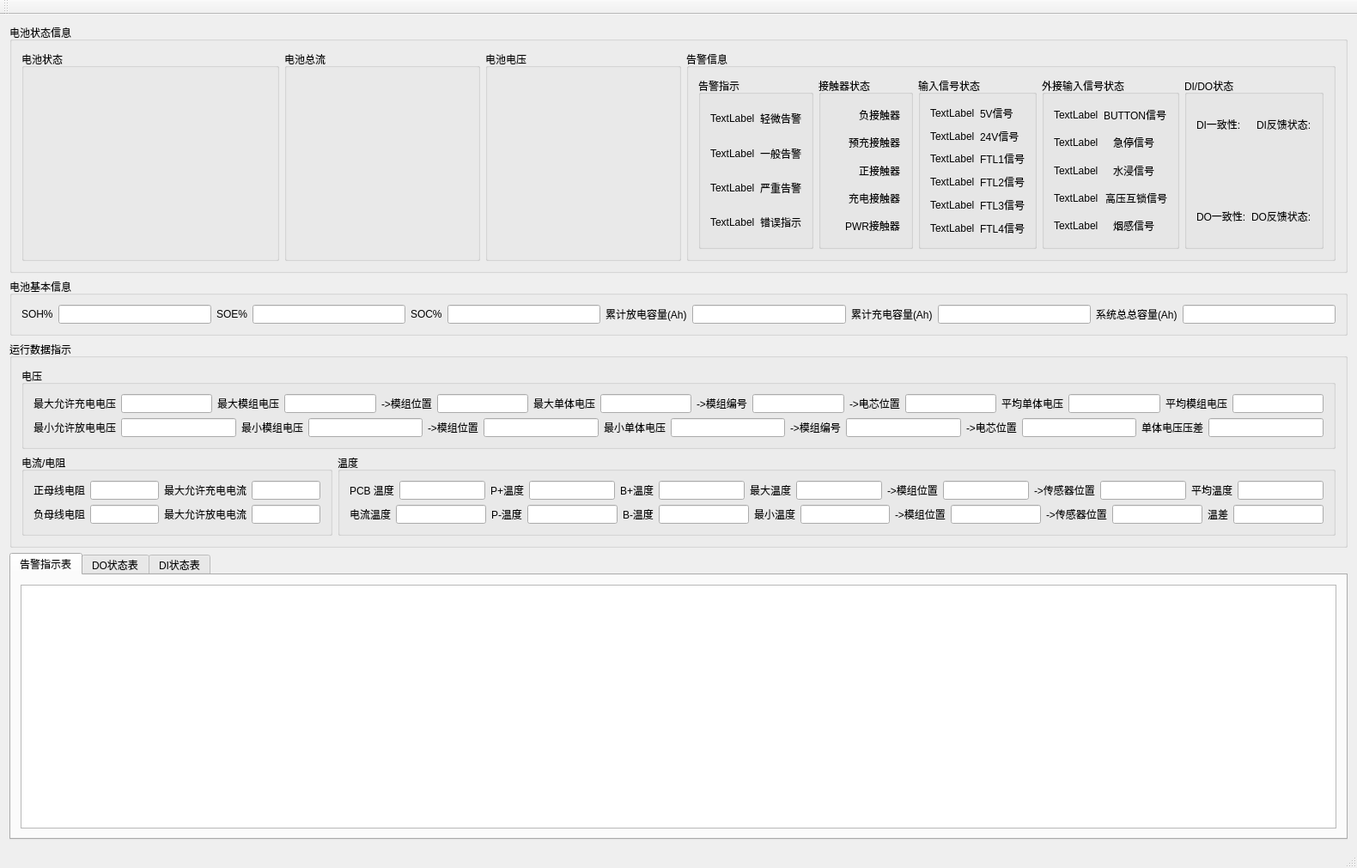
<?xml version="1.0" encoding="UTF-8"?>
<ui version="4.0">
 <class>ShowBCUClass</class>
 <widget class="QMainWindow" name="ShowBCUClass">
  <property name="geometry">
   <rect>
    <x>0</x>
    <y>0</y>
    <width>1580</width>
    <height>1011</height>
   </rect>
  </property>
  <property name="windowTitle">
   <string>ShowBCU</string>
  </property>
  <widget class="QWidget" name="centralWidget">
   <layout class="QVBoxLayout" name="verticalLayout_5">
    <item>
     <widget class="QGroupBox" name="groupBox_5">
      <property name="maximumSize">
       <size>
        <width>16777215</width>
        <height>300</height>
       </size>
      </property>
      <property name="title">
       <string>电池状态信息</string>
      </property>
      <layout class="QHBoxLayout" name="horizontalLayout_6">
       <item>
        <layout class="QHBoxLayout" name="horizontalLayout_5">
         <item>
          <widget class="QGroupBox" name="groupBox_4">
           <property name="minimumSize">
            <size>
             <width>300</width>
             <height>0</height>
            </size>
           </property>
           <property name="title">
            <string>电池状态</string>
           </property>
           <layout class="QHBoxLayout" name="horizontalLayout_4">
            <item>
             <widget class="BatteryItem" name="wd_SOC" native="true">
              <property name="minimumSize">
               <size>
                <width>0</width>
                <height>0</height>
               </size>
              </property>
              <property name="maximumSize">
               <size>
                <width>16777215</width>
                <height>16777215</height>
               </size>
              </property>
             </widget>
            </item>
           </layout>
          </widget>
         </item>
         <item>
          <widget class="QGroupBox" name="groupBox_2">
           <property name="minimumSize">
            <size>
             <width>0</width>
             <height>0</height>
            </size>
           </property>
           <property name="title">
            <string>电池总流</string>
           </property>
           <layout class="QHBoxLayout" name="horizontalLayout">
            <item>
             <widget class="GaugeWidgets" name="wd_Current" native="true">
              <property name="minimumSize">
               <size>
                <width>200</width>
                <height>200</height>
               </size>
              </property>
              <property name="maximumSize">
               <size>
                <width>16777215</width>
                <height>16777215</height>
               </size>
              </property>
             </widget>
            </item>
           </layout>
          </widget>
         </item>
         <item>
          <widget class="QGroupBox" name="groupBox_3">
           <property name="title">
            <string>电池电压</string>
           </property>
           <layout class="QHBoxLayout" name="horizontalLayout_3">
            <item>
             <widget class="GaugeWidgets" name="wd_Voltage" native="true">
              <property name="minimumSize">
               <size>
                <width>200</width>
                <height>200</height>
               </size>
              </property>
              <property name="maximumSize">
               <size>
                <width>16777215</width>
                <height>16777215</height>
               </size>
              </property>
             </widget>
            </item>
           </layout>
          </widget>
         </item>
        </layout>
       </item>
       <item>
        <widget class="QGroupBox" name="groupBox">
         <property name="title">
          <string>告警信息</string>
         </property>
         <layout class="QHBoxLayout" name="horizontalLayout_2">
          <item>
           <widget class="QGroupBox" name="groupBox_7">
            <property name="title">
             <string>告警指示</string>
            </property>
            <layout class="QVBoxLayout" name="verticalLayout_9">
             <item>
              <layout class="QHBoxLayout" name="horizontalLayout_8">
               <item>
                <widget class="QLabel" name="lbMOL_P">
                 <property name="text">
                  <string>TextLabel</string>
                 </property>
                </widget>
               </item>
               <item>
                <widget class="QLabel" name="lbMOL_T">
                 <property name="text">
                  <string>轻微告警</string>
                 </property>
                </widget>
               </item>
              </layout>
             </item>
             <item>
              <layout class="QHBoxLayout" name="horizontalLayout_9">
               <item>
                <widget class="QLabel" name="lbRSL_P">
                 <property name="text">
                  <string>TextLabel</string>
                 </property>
                </widget>
               </item>
               <item>
                <widget class="QLabel" name="lbRSL_T">
                 <property name="text">
                  <string>一般告警</string>
                 </property>
                </widget>
               </item>
              </layout>
             </item>
             <item>
              <layout class="QHBoxLayout" name="horizontalLayout_10">
               <item>
                <widget class="QLabel" name="lbMSL_P">
                 <property name="text">
                  <string>TextLabel</string>
                 </property>
                </widget>
               </item>
               <item>
                <widget class="QLabel" name="lbMSL_T">
                 <property name="text">
                  <string>严重告警</string>
                 </property>
                </widget>
               </item>
              </layout>
             </item>
             <item>
              <layout class="QHBoxLayout" name="horizontalLayout_11">
               <item>
                <widget class="QLabel" name="lbERROR_P">
                 <property name="text">
                  <string>TextLabel</string>
                 </property>
                </widget>
               </item>
               <item>
                <widget class="QLabel" name="lbMSL_T_7">
                 <property name="text">
                  <string>错误指示</string>
                 </property>
                </widget>
               </item>
              </layout>
             </item>
            </layout>
           </widget>
          </item>
          <item>
           <widget class="QGroupBox" name="groupBox_9">
            <property name="title">
             <string>接触器状态</string>
            </property>
            <layout class="QVBoxLayout" name="verticalLayout_10">
             <item>
              <layout class="QHBoxLayout" name="horizontalLayout_12">
               <item>
                <widget class="SwitchControl" name="widget" native="true"/>
               </item>
               <item>
                <widget class="QLabel" name="lbMOL_T_2">
                 <property name="text">
                  <string>负接触器</string>
                 </property>
                </widget>
               </item>
              </layout>
             </item>
             <item>
              <layout class="QHBoxLayout" name="horizontalLayout_22">
               <item>
                <widget class="SwitchControl" name="widget_2" native="true"/>
               </item>
               <item>
                <widget class="QLabel" name="lbMOL_T_3">
                 <property name="text">
                  <string>预充接触器</string>
                 </property>
                </widget>
               </item>
              </layout>
             </item>
             <item>
              <layout class="QHBoxLayout" name="horizontalLayout_23">
               <item>
                <widget class="SwitchControl" name="widget_3" native="true"/>
               </item>
               <item>
                <widget class="QLabel" name="lbMOL_T_4">
                 <property name="text">
                  <string>正接触器</string>
                 </property>
                </widget>
               </item>
              </layout>
             </item>
             <item>
              <layout class="QHBoxLayout" name="horizontalLayout_24">
               <item>
                <widget class="SwitchControl" name="widget_4" native="true"/>
               </item>
               <item>
                <widget class="QLabel" name="lbMOL_T_5">
                 <property name="text">
                  <string>充电接触器</string>
                 </property>
                </widget>
               </item>
              </layout>
             </item>
             <item>
              <layout class="QHBoxLayout" name="horizontalLayout_26">
               <item>
                <widget class="SwitchControl" name="widget_5" native="true"/>
               </item>
               <item>
                <widget class="QLabel" name="lbMOL_T_6">
                 <property name="text">
                  <string>PWR接触器</string>
                 </property>
                </widget>
               </item>
              </layout>
             </item>
            </layout>
           </widget>
          </item>
          <item>
           <widget class="QGroupBox" name="groupBox_16">
            <property name="title">
             <string>输入信号状态</string>
            </property>
            <layout class="QVBoxLayout" name="verticalLayout_11">
             <item>
              <layout class="QHBoxLayout" name="horizontalLayout_25">
               <item>
                <widget class="QLabel" name="lb_5V">
                 <property name="text">
                  <string>TextLabel</string>
                 </property>
                </widget>
               </item>
               <item>
                <widget class="QLabel" name="lbMOL_T_7">
                 <property name="text">
                  <string>5V信号</string>
                 </property>
                </widget>
               </item>
              </layout>
             </item>
             <item>
              <layout class="QHBoxLayout" name="horizontalLayout_27">
               <item>
                <widget class="QLabel" name="lb_24V">
                 <property name="text">
                  <string>TextLabel</string>
                 </property>
                </widget>
               </item>
               <item>
                <widget class="QLabel" name="lbMOL_T_8">
                 <property name="text">
                  <string>24V信号</string>
                 </property>
                </widget>
               </item>
              </layout>
             </item>
             <item>
              <layout class="QHBoxLayout" name="horizontalLayout_28">
               <item>
                <widget class="QLabel" name="lb_FTL1">
                 <property name="text">
                  <string>TextLabel</string>
                 </property>
                </widget>
               </item>
               <item>
                <widget class="QLabel" name="lbMOL_T_9">
                 <property name="text">
                  <string>FTL1信号</string>
                 </property>
                </widget>
               </item>
              </layout>
             </item>
             <item>
              <layout class="QHBoxLayout" name="horizontalLayout_29">
               <item>
                <widget class="QLabel" name="lb_FTL2">
                 <property name="text">
                  <string>TextLabel</string>
                 </property>
                </widget>
               </item>
               <item>
                <widget class="QLabel" name="lbMOL_T_10">
                 <property name="text">
                  <string>FTL2信号</string>
                 </property>
                </widget>
               </item>
              </layout>
             </item>
             <item>
              <layout class="QHBoxLayout" name="horizontalLayout_30">
               <item>
                <widget class="QLabel" name="lb_FTL3">
                 <property name="text">
                  <string>TextLabel</string>
                 </property>
                </widget>
               </item>
               <item>
                <widget class="QLabel" name="lbMOL_T_11">
                 <property name="text">
                  <string>FTL3信号</string>
                 </property>
                </widget>
               </item>
              </layout>
             </item>
             <item>
              <layout class="QHBoxLayout" name="horizontalLayout_31">
               <item>
                <widget class="QLabel" name="lb_FTL4">
                 <property name="text">
                  <string>TextLabel</string>
                 </property>
                </widget>
               </item>
               <item>
                <widget class="QLabel" name="lbMOL_T_12">
                 <property name="text">
                  <string>FTL4信号</string>
                 </property>
                </widget>
               </item>
              </layout>
             </item>
            </layout>
           </widget>
          </item>
          <item>
           <widget class="QGroupBox" name="groupBox_11">
            <property name="title">
             <string>外接输入信号状态</string>
            </property>
            <layout class="QVBoxLayout" name="verticalLayout_13">
             <item>
              <layout class="QHBoxLayout" name="horizontalLayout_32">
               <item>
                <widget class="QLabel" name="lb_BUTTON">
                 <property name="text">
                  <string>TextLabel</string>
                 </property>
                </widget>
               </item>
               <item>
                <widget class="QLabel" name="lbMOL_T_13">
                 <property name="text">
                  <string>BUTTON信号</string>
                 </property>
                </widget>
               </item>
              </layout>
             </item>
             <item>
              <layout class="QHBoxLayout" name="horizontalLayout_33">
               <item>
                <widget class="QLabel" name="lb_Stop">
                 <property name="text">
                  <string>TextLabel</string>
                 </property>
                </widget>
               </item>
               <item>
                <widget class="QLabel" name="lbMOL_T_14">
                 <property name="text">
                  <string>急停信号</string>
                 </property>
                </widget>
               </item>
              </layout>
             </item>
             <item>
              <layout class="QHBoxLayout" name="horizontalLayout_34">
               <item>
                <widget class="QLabel" name="lb_Water">
                 <property name="text">
                  <string>TextLabel</string>
                 </property>
                </widget>
               </item>
               <item>
                <widget class="QLabel" name="lbMOL_T_15">
                 <property name="text">
                  <string>水浸信号</string>
                 </property>
                </widget>
               </item>
              </layout>
             </item>
             <item>
              <layout class="QHBoxLayout" name="horizontalLayout_35">
               <item>
                <widget class="QLabel" name="lb_HuSuo">
                 <property name="text">
                  <string>TextLabel</string>
                 </property>
                </widget>
               </item>
               <item>
                <widget class="QLabel" name="lbMOL_T_16">
                 <property name="text">
                  <string>高压互锁信号</string>
                 </property>
                </widget>
               </item>
              </layout>
             </item>
             <item>
              <layout class="QHBoxLayout" name="horizontalLayout_36">
               <item>
                <widget class="QLabel" name="lb_Smoke">
                 <property name="text">
                  <string>TextLabel</string>
                 </property>
                </widget>
               </item>
               <item>
                <widget class="QLabel" name="lbMOL_T_17">
                 <property name="text">
                  <string>烟感信号</string>
                 </property>
                </widget>
               </item>
              </layout>
             </item>
            </layout>
           </widget>
          </item>
          <item>
           <widget class="QGroupBox" name="groupBox_15">
            <property name="title">
             <string>DI/DO状态</string>
            </property>
            <layout class="QVBoxLayout" name="verticalLayout_12">
             <item>
              <layout class="QHBoxLayout" name="horizontalLayout_18">
               <item>
                <widget class="QLabel" name="lbMSL_T_3">
                 <property name="text">
                  <string>DI一致性:</string>
                 </property>
                </widget>
               </item>
               <item>
                <widget class="QLabel" name="lbDI_Status">
                 <property name="text">
                  <string>DI反馈状态:</string>
                 </property>
                </widget>
               </item>
              </layout>
             </item>
             <item>
              <widget class="QLabel" name="lbDIFbStatus">
               <property name="text">
                <string/>
               </property>
              </widget>
             </item>
             <item>
              <layout class="QHBoxLayout" name="horizontalLayout_19">
               <item>
                <widget class="QLabel" name="lbMSL_T_2">
                 <property name="text">
                  <string>DO一致性:</string>
                 </property>
                </widget>
               </item>
               <item>
                <widget class="QLabel" name="lbDO_Status">
                 <property name="text">
                  <string>DO反馈状态:</string>
                 </property>
                </widget>
               </item>
              </layout>
             </item>
            </layout>
           </widget>
          </item>
         </layout>
        </widget>
       </item>
      </layout>
     </widget>
    </item>
    <item>
     <widget class="QGroupBox" name="groupBox_6">
      <property name="maximumSize">
       <size>
        <width>16777215</width>
        <height>300</height>
       </size>
      </property>
      <property name="title">
       <string>电池基本信息</string>
      </property>
      <layout class="QHBoxLayout" name="horizontalLayout_7">
       <item>
        <widget class="QLabel" name="label">
         <property name="text">
          <string>SOH%</string>
         </property>
        </widget>
       </item>
       <item>
        <widget class="QLineEdit" name="lESOH">
         <property name="readOnly">
          <bool>true</bool>
         </property>
        </widget>
       </item>
       <item>
        <widget class="QLabel" name="label_2">
         <property name="text">
          <string>SOE%</string>
         </property>
        </widget>
       </item>
       <item>
        <widget class="QLineEdit" name="lESOE">
         <property name="readOnly">
          <bool>true</bool>
         </property>
        </widget>
       </item>
       <item>
        <widget class="QLabel" name="label_3">
         <property name="text">
          <string>SOC%</string>
         </property>
        </widget>
       </item>
       <item>
        <widget class="QLineEdit" name="lESOC">
         <property name="readOnly">
          <bool>true</bool>
         </property>
        </widget>
       </item>
       <item>
        <widget class="QLabel" name="label_17">
         <property name="text">
          <string>累计放电容量(Ah)</string>
         </property>
        </widget>
       </item>
       <item>
        <widget class="QLineEdit" name="accDischargeCapacity">
         <property name="readOnly">
          <bool>true</bool>
         </property>
        </widget>
       </item>
       <item>
        <widget class="QLabel" name="label_16">
         <property name="text">
          <string>累计充电容量(Ah)</string>
         </property>
        </widget>
       </item>
       <item>
        <widget class="QLineEdit" name="accChargeCapacity">
         <property name="readOnly">
          <bool>true</bool>
         </property>
        </widget>
       </item>
       <item>
        <widget class="QLabel" name="label_18">
         <property name="text">
          <string>系统总总容量(Ah)</string>
         </property>
        </widget>
       </item>
       <item>
        <widget class="QLineEdit" name="factoryFullCapacity">
         <property name="readOnly">
          <bool>true</bool>
         </property>
        </widget>
       </item>
      </layout>
     </widget>
    </item>
    <item>
     <widget class="QGroupBox" name="groupBox_10">
      <property name="maximumSize">
       <size>
        <width>16777215</width>
        <height>300</height>
       </size>
      </property>
      <property name="title">
       <string>运行数据指示</string>
      </property>
      <layout class="QVBoxLayout" name="verticalLayout_6">
       <item>
        <widget class="QGroupBox" name="groupBox_12">
         <property name="title">
          <string>电压</string>
         </property>
         <layout class="QVBoxLayout" name="verticalLayout_4">
          <item>
           <layout class="QHBoxLayout" name="horizontalLayout_14">
            <item>
             <widget class="QLabel" name="label_6">
              <property name="text">
               <string>最大允许充电电压</string>
              </property>
             </widget>
            </item>
            <item>
             <widget class="QLineEdit" name="MAX_CHG_VOLT">
              <property name="readOnly">
               <bool>true</bool>
              </property>
             </widget>
            </item>
            <item>
             <widget class="QLabel" name="label_19">
              <property name="text">
               <string>最大模组电压</string>
              </property>
             </widget>
            </item>
            <item>
             <widget class="QLineEdit" name="MAX_M_VOLT">
              <property name="readOnly">
               <bool>true</bool>
              </property>
             </widget>
            </item>
            <item>
             <widget class="QLabel" name="label_4">
              <property name="text">
               <string>-&gt;模组位置</string>
              </property>
             </widget>
            </item>
            <item>
             <widget class="QLineEdit" name="MAX_M_VOLT_ADDR">
              <property name="readOnly">
               <bool>true</bool>
              </property>
             </widget>
            </item>
            <item>
             <widget class="QLabel" name="label_21">
              <property name="text">
               <string>最大单体电压</string>
              </property>
             </widget>
            </item>
            <item>
             <widget class="QLineEdit" name="MAX_S_VOLT">
              <property name="readOnly">
               <bool>true</bool>
              </property>
             </widget>
            </item>
            <item>
             <widget class="QLabel" name="label_13">
              <property name="text">
               <string>-&gt;模组编号</string>
              </property>
             </widget>
            </item>
            <item>
             <widget class="QLineEdit" name="MAX_S_VOLT_M_ADDR">
              <property name="readOnly">
               <bool>true</bool>
              </property>
             </widget>
            </item>
            <item>
             <widget class="QLabel" name="label_10">
              <property name="text">
               <string>-&gt;电芯位置</string>
              </property>
             </widget>
            </item>
            <item>
             <widget class="QLineEdit" name="MAX_S_VOLT_CELL_ADDR">
              <property name="readOnly">
               <bool>true</bool>
              </property>
             </widget>
            </item>
            <item>
             <widget class="QLabel" name="label_8">
              <property name="text">
               <string>平均单体电压</string>
              </property>
             </widget>
            </item>
            <item>
             <widget class="QLineEdit" name="AVERAGE_S_VOLT">
              <property name="readOnly">
               <bool>true</bool>
              </property>
             </widget>
            </item>
            <item>
             <widget class="QLabel" name="label_34">
              <property name="text">
               <string>平均模组电压</string>
              </property>
             </widget>
            </item>
            <item>
             <widget class="QLineEdit" name="AVERAGE_S_VOLT_2">
              <property name="readOnly">
               <bool>true</bool>
              </property>
             </widget>
            </item>
           </layout>
          </item>
          <item>
           <layout class="QHBoxLayout" name="horizontalLayout_15">
            <item>
             <widget class="QLabel" name="label_9">
              <property name="text">
               <string>最小允许放电电压</string>
              </property>
             </widget>
            </item>
            <item>
             <widget class="QLineEdit" name="MIN_DHG_VOLT">
              <property name="readOnly">
               <bool>true</bool>
              </property>
             </widget>
            </item>
            <item>
             <widget class="QLabel" name="label_23">
              <property name="text">
               <string>最小模组电压</string>
              </property>
             </widget>
            </item>
            <item>
             <widget class="QLineEdit" name="MIN_M_VOLT">
              <property name="readOnly">
               <bool>true</bool>
              </property>
             </widget>
            </item>
            <item>
             <widget class="QLabel" name="label_5">
              <property name="text">
               <string>-&gt;模组位置</string>
              </property>
             </widget>
            </item>
            <item>
             <widget class="QLineEdit" name="MIN_M_VOLT_ADDR">
              <property name="readOnly">
               <bool>true</bool>
              </property>
             </widget>
            </item>
            <item>
             <widget class="QLabel" name="label_25">
              <property name="text">
               <string>最小单体电压</string>
              </property>
             </widget>
            </item>
            <item>
             <widget class="QLineEdit" name="MIN_S_VOLT">
              <property name="readOnly">
               <bool>true</bool>
              </property>
             </widget>
            </item>
            <item>
             <widget class="QLabel" name="label_14">
              <property name="text">
               <string>-&gt;模组编号</string>
              </property>
             </widget>
            </item>
            <item>
             <widget class="QLineEdit" name="MIN_S_VOLT_M_ADDR">
              <property name="readOnly">
               <bool>true</bool>
              </property>
             </widget>
            </item>
            <item>
             <widget class="QLabel" name="label_12">
              <property name="text">
               <string>-&gt;电芯位置</string>
              </property>
             </widget>
            </item>
            <item>
             <widget class="QLineEdit" name="MIN_S_VOLT_CELL_ADDR">
              <property name="readOnly">
               <bool>true</bool>
              </property>
             </widget>
            </item>
            <item>
             <widget class="QLabel" name="label_24">
              <property name="text">
               <string>单体电压压差</string>
              </property>
             </widget>
            </item>
            <item>
             <widget class="QLineEdit" name="VOLT_SUB">
              <property name="readOnly">
               <bool>true</bool>
              </property>
             </widget>
            </item>
           </layout>
          </item>
         </layout>
        </widget>
       </item>
       <item>
        <layout class="QHBoxLayout" name="horizontalLayout_21">
         <item>
          <widget class="QGroupBox" name="groupBox_14">
           <property name="title">
            <string>电流/电阻</string>
           </property>
           <layout class="QVBoxLayout" name="verticalLayout_2">
            <item>
             <layout class="QHBoxLayout" name="horizontalLayout_13">
              <item>
               <widget class="QLabel" name="label_28">
                <property name="text">
                 <string>正母线电阻</string>
                </property>
               </widget>
              </item>
              <item>
               <widget class="QLineEdit" name="POSITIVE_BUS_RESISTANCE">
                <property name="readOnly">
                 <bool>true</bool>
                </property>
               </widget>
              </item>
              <item>
               <widget class="QLabel" name="label_7">
                <property name="text">
                 <string>最大允许充电电流</string>
                </property>
               </widget>
              </item>
              <item>
               <widget class="QLineEdit" name="lErecommendedContinuousChargeCurrent">
                <property name="readOnly">
                 <bool>true</bool>
                </property>
               </widget>
              </item>
             </layout>
            </item>
            <item>
             <layout class="QHBoxLayout" name="horizontalLayout_20">
              <item>
               <widget class="QLabel" name="label_22">
                <property name="text">
                 <string>负母线电阻</string>
                </property>
               </widget>
              </item>
              <item>
               <widget class="QLineEdit" name="NEGATIVE_BUS_RESISTANCE">
                <property name="readOnly">
                 <bool>true</bool>
                </property>
               </widget>
              </item>
              <item>
               <widget class="QLabel" name="label_11">
                <property name="text">
                 <string>最大允许放电电流</string>
                </property>
               </widget>
              </item>
              <item>
               <widget class="QLineEdit" name="lErecommendedContinuousDischargeCurrent">
                <property name="readOnly">
                 <bool>true</bool>
                </property>
               </widget>
              </item>
             </layout>
            </item>
           </layout>
          </widget>
         </item>
         <item>
          <widget class="QGroupBox" name="groupBox_13">
           <property name="title">
            <string>温度</string>
           </property>
           <layout class="QVBoxLayout" name="verticalLayout">
            <item>
             <layout class="QHBoxLayout" name="horizontalLayout_16">
              <item>
               <widget class="QLabel" name="label_39">
                <property name="text">
                 <string>PCB 温度</string>
                </property>
               </widget>
              </item>
              <item>
               <widget class="QLineEdit" name="PCB_PTemp">
                <property name="readOnly">
                 <bool>true</bool>
                </property>
               </widget>
              </item>
              <item>
               <widget class="QLabel" name="label_37">
                <property name="text">
                 <string>P+温度</string>
                </property>
               </widget>
              </item>
              <item>
               <widget class="QLineEdit" name="P_PTemp">
                <property name="readOnly">
                 <bool>true</bool>
                </property>
               </widget>
              </item>
              <item>
               <widget class="QLabel" name="label_36">
                <property name="text">
                 <string>B+温度</string>
                </property>
               </widget>
              </item>
              <item>
               <widget class="QLineEdit" name="B_PTemp">
                <property name="readOnly">
                 <bool>true</bool>
                </property>
               </widget>
              </item>
              <item>
               <widget class="QLabel" name="label_20">
                <property name="text">
                 <string>最大温度</string>
                </property>
               </widget>
              </item>
              <item>
               <widget class="QLineEdit" name="lEmaximumTemperature_ddegC">
                <property name="readOnly">
                 <bool>true</bool>
                </property>
               </widget>
              </item>
              <item>
               <widget class="QLabel" name="label_31">
                <property name="text">
                 <string>-&gt;模组位置</string>
                </property>
               </widget>
              </item>
              <item>
               <widget class="QLineEdit" name="lEnrModuleMaximumTemperature">
                <property name="readOnly">
                 <bool>true</bool>
                </property>
               </widget>
              </item>
              <item>
               <widget class="QLabel" name="label_33">
                <property name="text">
                 <string>-&gt;传感器位置</string>
                </property>
               </widget>
              </item>
              <item>
               <widget class="QLineEdit" name="lEnrSensorMaximumTemperature">
                <property name="readOnly">
                 <bool>true</bool>
                </property>
               </widget>
              </item>
              <item>
               <widget class="QLabel" name="label_27">
                <property name="text">
                 <string>平均温度</string>
                </property>
               </widget>
              </item>
              <item>
               <widget class="QLineEdit" name="lEaverageTemperature_ddegC">
                <property name="readOnly">
                 <bool>true</bool>
                </property>
               </widget>
              </item>
             </layout>
            </item>
            <item>
             <layout class="QHBoxLayout" name="horizontalLayout_17">
              <item>
               <widget class="QLabel" name="label_40">
                <property name="text">
                 <string>电流温度</string>
                </property>
               </widget>
              </item>
              <item>
               <widget class="QLineEdit" name="BAT_Temp">
                <property name="readOnly">
                 <bool>true</bool>
                </property>
               </widget>
              </item>
              <item>
               <widget class="QLabel" name="label_38">
                <property name="text">
                 <string>P-温度</string>
                </property>
               </widget>
              </item>
              <item>
               <widget class="QLineEdit" name="P_NTemp">
                <property name="readOnly">
                 <bool>true</bool>
                </property>
               </widget>
              </item>
              <item>
               <widget class="QLabel" name="label_29">
                <property name="text">
                 <string>B-温度</string>
                </property>
               </widget>
              </item>
              <item>
               <widget class="QLineEdit" name="B_NTemp">
                <property name="readOnly">
                 <bool>true</bool>
                </property>
               </widget>
              </item>
              <item>
               <widget class="QLabel" name="label_15">
                <property name="text">
                 <string>最小温度</string>
                </property>
               </widget>
              </item>
              <item>
               <widget class="QLineEdit" name="lEminimumTemperature_ddegC">
                <property name="readOnly">
                 <bool>true</bool>
                </property>
               </widget>
              </item>
              <item>
               <widget class="QLabel" name="label_32">
                <property name="text">
                 <string>-&gt;模组位置</string>
                </property>
               </widget>
              </item>
              <item>
               <widget class="QLineEdit" name="lEnrModuleMinimumTemperature">
                <property name="readOnly">
                 <bool>true</bool>
                </property>
               </widget>
              </item>
              <item>
               <widget class="QLabel" name="label_30">
                <property name="text">
                 <string>-&gt;传感器位置</string>
                </property>
               </widget>
              </item>
              <item>
               <widget class="QLineEdit" name="lEnrSensorMinimumTemperature">
                <property name="readOnly">
                 <bool>true</bool>
                </property>
               </widget>
              </item>
              <item>
               <widget class="QLabel" name="label_26">
                <property name="text">
                 <string>温差</string>
                </property>
               </widget>
              </item>
              <item>
               <widget class="QLineEdit" name="TEMP_SUB">
                <property name="readOnly">
                 <bool>true</bool>
                </property>
               </widget>
              </item>
             </layout>
            </item>
           </layout>
          </widget>
         </item>
        </layout>
       </item>
      </layout>
     </widget>
    </item>
    <item>
     <widget class="QTabWidget" name="tabWidget_DI">
      <property name="currentIndex">
       <number>0</number>
      </property>
      <property name="tabBarAutoHide">
       <bool>false</bool>
      </property>
      <widget class="QWidget" name="tab">
       <attribute name="title">
        <string>告警指示表</string>
       </attribute>
       <layout class="QVBoxLayout" name="verticalLayout_3">
        <item>
         <widget class="QTableWidget" name="tableWidget_MSL">
          <property name="styleSheet">
           <string notr="true"/>
          </property>
         </widget>
        </item>
       </layout>
      </widget>
      <widget class="QWidget" name="tab_2">
       <attribute name="title">
        <string>DO状态表</string>
       </attribute>
       <layout class="QVBoxLayout" name="verticalLayout_7">
        <item>
         <widget class="QTableWidget" name="tableWidget_DO">
          <property name="styleSheet">
           <string notr="true"/>
          </property>
         </widget>
        </item>
       </layout>
      </widget>
      <widget class="QWidget" name="tab_3">
       <attribute name="title">
        <string>DI状态表</string>
       </attribute>
       <layout class="QVBoxLayout" name="verticalLayout_8">
        <item>
         <widget class="QTableWidget" name="tableWidget_DI">
          <property name="styleSheet">
           <string notr="true"/>
          </property>
          <column>
           <property name="text">
            <string>新建列</string>
           </property>
          </column>
          <column>
           <property name="text">
            <string>新建列</string>
           </property>
          </column>
          <column>
           <property name="text">
            <string>新建列</string>
           </property>
          </column>
          <column>
           <property name="text">
            <string>新建列</string>
           </property>
          </column>
          <column>
           <property name="text">
            <string>新建列</string>
           </property>
          </column>
          <column>
           <property name="text">
            <string>新建列</string>
           </property>
          </column>
          <column>
           <property name="text">
            <string>新建列</string>
           </property>
          </column>
          <column>
           <property name="text">
            <string>新建列</string>
           </property>
          </column>
          <column>
           <property name="text">
            <string>新建列</string>
           </property>
          </column>
          <column>
           <property name="text">
            <string>新建列</string>
           </property>
          </column>
         </widget>
        </item>
       </layout>
      </widget>
     </widget>
    </item>
   </layout>
  </widget>
  <widget class="QMenuBar" name="menuBar">
   <property name="geometry">
    <rect>
     <x>0</x>
     <y>0</y>
     <width>1580</width>
     <height>23</height>
    </rect>
   </property>
  </widget>
  <widget class="QToolBar" name="mainToolBar">
   <attribute name="toolBarArea">
    <enum>TopToolBarArea</enum>
   </attribute>
   <attribute name="toolBarBreak">
    <bool>false</bool>
   </attribute>
  </widget>
  <widget class="QStatusBar" name="statusBar"/>
 </widget>
 <layoutdefault spacing="6" margin="11"/>
 <customwidgets>
  <customwidget>
   <class>BatteryItem</class>
   <extends>QWidget</extends>
   <header>src/public/batteryitem.h</header>
   <container>1</container>
  </customwidget>
  <customwidget>
   <class>GaugeWidgets</class>
   <extends>QWidget</extends>
   <header location="global">src/shownetwork/gaugewidgets.h</header>
   <container>1</container>
  </customwidget>
  <customwidget>
   <class>SwitchControl</class>
   <extends>QWidget</extends>
   <header>src/public/SwitchControl.h</header>
   <container>1</container>
  </customwidget>
 </customwidgets>
 <resources/>
 <connections/>
</ui>
